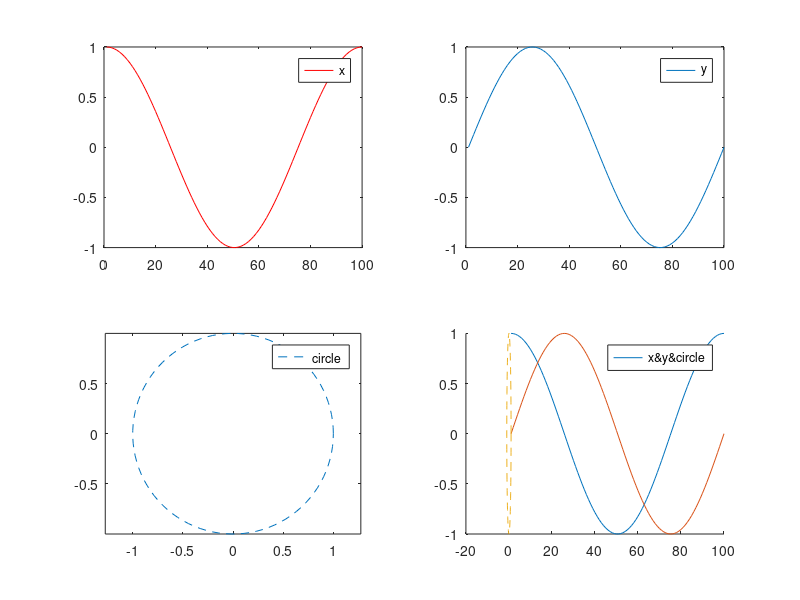

Reproduce this figure in MATLAB.
clc;
clear all;

a = (2^5)/((2^5)-1);

b = 3*((sqrt(5) - 1)/(sqrt(5) + 1)^2) -1;

r = (pi^(1/3)-1);
area = pi* r^(2);

%% Exponent %%
c = exp(3);
%% ln %%
d = log(exp(3));

%% log to the base 10 %%
e = log10(exp(3));


%% Trigonometric %%

q = sin(pi/6);
p = (cosh(32*pi))^2 - (sinh(32*pi))^2;

%% complex %%

w = (1 + 3i)/(1 - 3i);

z = imag(w);

%% plotting -- plot subplot ylabel xlabel axis hold on figure %%

%% plotting a unit circle
th = linspace(0, 2*pi, 100);
radius = 1;
m = radius * cos(th);
n = radius * sin(th);

hold on
subplot(2,2,3)
plot(m,n,'--')
legend('circle')
axis('equal')
subplot(2,2,1)
plot(m,'r')
legend('x')
subplot(2,2,2)
plot(n)
legend('y')


subplot(2,2,4)
hold on
plot(m)
plot(n)
plot(m,n,'--')
legend('x&y&circle')

